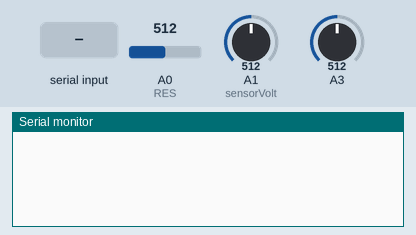
Simulated run of this sketch. Board: Arduino Uno, built with avr-gcc and run on an emulated ATmega328P. On the bench: the last lines printed to the serial monitor. The inputs (shaded band) are chosen by the test bench; at power-on: A0 (RES) = 512, A1 (sensorVolt) = 512, A3 = 512.

Above: at 1.2 s.
1.3 s: "A" received over Serial
At 2.1 s:
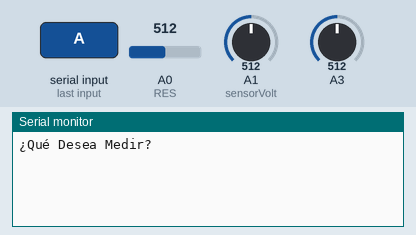
2.8 s: "V" received over Serial
At 3.3 s:
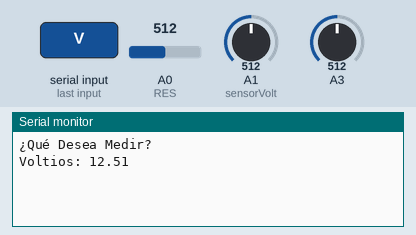
5.3 s: "R" received over Serial
At 6.8 s:
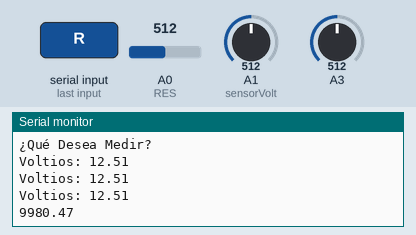
8.3 s: A0 (RES) set to 0
At 10.11 s:
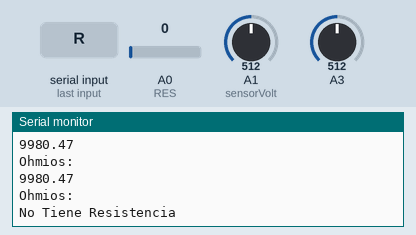
11.3 s: "C" received over Serial
At 11.44 s:
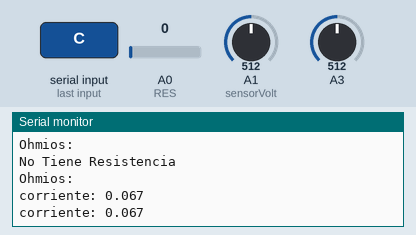

Measured:
- after the input at 1.3 s, the serial monitor: prints a new line at once (image 1)
- after the input at 2.8 s, the serial monitor: prints a new line at once (image 2)
- after the input at 5.3 s, the serial monitor: prints a new line after 0.50 s (image 3)
- after the input at 8.3 s, the serial monitor: prints a new line after 1.5 s (image 4)
- after the input at 11.3 s, the serial monitor: prints a new line at once (image 5)

The sketch:

Proyecto_Final.ino
```cpp
/*
 * Fundación Kinal
 * Centro educativo técnico laboral Kinal
 * Electrónica
 * Grado: Quinto
 * Sección: "A"
 * Curso: Taller de Electronica y computacion I
 * Nombre: Kevin Audiel Solano Torres
 * Carnet:2022291
 * Proyecto: Proyecto final de año, Multimetro.
*/

#define RES A0
#define sensorVolt A1

unsigned int raw_sensor = 0;
int Vol();
int txt();
int medicionR();
int Divisor;
char opcion;
String msg;
bool MT = true;
float sensibilidad=0.185;
float Vt=0;
float volt_sens = 0;
float vcc=5;
float R1=0;
float R2=10000;


void setup()
{
Serial.begin(9600);
pinMode(sensorVolt, INPUT);
}

void loop()
{
if (Serial.available())
{
opcion = Serial.read();
}

switch(opcion)
{
case 'A':
 if(MT){

  txt();
 MT=false;
break;

case 'V':
Vol();
break;

case 'R':
medicionR();
Serial.println("Ohmios:");
break;

case 'C':
float Idc=calculoCorriente(100);
Serial.print("corriente: ");
Serial.println(Idc, 3);
delay(100);
break;
}
}
}
int medicionR()
{
Divisor=analogRead(RES);
if(Divisor)
{
Vt=analogRead(RES);
Vt=Vt*5/1023;
R1=(R2*5/Vt)-(R2);
Serial.println(R1);
delay(2000);
{
}

}else
{
Serial.println("No Tiene Resistencia");
delay(500);
return 0;
}
}

int txt()
{
Serial.println("¿Qué Desea Medir?");
}

int Vol()
{
raw_sensor = analogRead(sensorVolt);      //Leo el valor medido por el pin analogico
volt_sens = fmap(raw_sensor,0,1023,0.0,25.0);   //Linealizo el valor leido y lo convierto
Serial.print("Voltios: ");
Serial.println(volt_sens);
delay(1000);
}

float fmap(float x, float in_min, float in_max, float out_min, float out_max)
{
return (x-in_min)*(out_max - out_min)/(in_max - in_min) + out_min;
}

float calculoCorriente(int numeroMuestras)
{
float leerAcs712 = 0;
float intensidad = 0;
for(int i=0; i<numeroMuestras; i++)
{
leerAcs712 = analogRead(A3)*(5.02/1023.0);
intensidad=intensidad+(leerAcs712 - 2.5)/sensibilidad;
}
return(intensidad/numeroMuestras);
}
```
